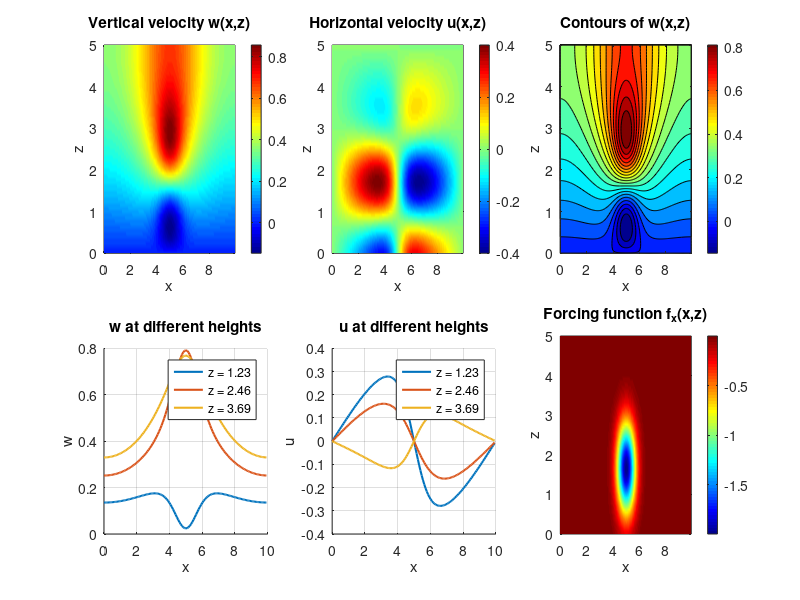

Write MATLAB code to recreate this figure. (Note: this script raises an error after producing the figure.)
% Wind Turbine Flow Solver - Tasks 4 & 5
% Spectral method in x, finite differences in z

clear; close all; clc;

%% Setup parameters
Lx = 10;          
H = 5;             
Nx = 128;          
Nz = 64;           
U0 = 1.0;          

dx = Lx / Nx;
dz = H / (Nz + 1);

x = linspace(0, Lx - dx, Nx);
z = linspace(0, H, Nz + 2);  % including ghost points

%% Define forcing - using gaussian to model turbine
x_turbine = Lx / 2;     
z_turbine = H / 3;       
sigma_x = 0.5;           
sigma_z = 0.8;           
amplitude = -2.0;        

[X, Z] = meshgrid(x, z);
fx = amplitude * exp(-((X - x_turbine).^2 / (2 * sigma_x^2) + ...
                       (Z - z_turbine).^2 / (2 * sigma_z^2)));

%% FFT in x-direction
fx_hat = fft(fx, [], 2) / Nx;  
w_hat = zeros(Nz + 2, Nx);

k = 2 * pi * [0:Nx/2, -Nx/2+1:-1] / Lx;

%% Main loop - solve for each wavenumber
for m = 1:Nx
    km = k(m);
    
    % Build matrix A - same as derived in task 3
    A = zeros(Nz + 2, Nz + 2);
    
    A(1, 1) = 1;  % bottom BC: w=0
    
    % interior poits
    for j = 2:Nz+1
        A(j, j-1) = 1;
        A(j, j) = -(2 + dz^2 * km^2);
        A(j, j+1) = 1;
    end
    
    % top BC: dw/dz = 0
    A(Nz+2, Nz) = -1;
    A(Nz+2, Nz+1) = 0;
    A(Nz+2, Nz+2) = 1;
    
    % RHS vector
    b = zeros(Nz + 2, 1);
    %b(1) = 0;
    
    for j = 2:Nz+1
        b(j) = dz * (fx_hat(j-1, m) - fx_hat(j+1, m)) / (2 * U0);
    end
    
    %b(Nz+2) = 0;
    
    % solve system
    w_hat(:, m) = A \ b;
end

%% inverse FFT to get w(x,z)
w = real(ifft(w_hat * Nx, [], 2));

%% Recover u from continuity: du/dx = -dw/dz
dwdz = zeros(Nz + 2, Nx);
for j = 2:Nz+1
    dwdz(j, :) = (w(j+1, :) - w(j-1, :)) / (2 * dz);
end
dwdz(1, :) = (w(2, :) - w(1, :)) / dz;
dwdz(Nz+2, :) = (w(Nz+2, :) - w(Nz+1, :)) / dz;

% FFT then integrate by dividing by ik
dwdz_hat = fft(dwdz, [], 2) / Nx;
u_hat = zeros(Nz + 2, Nx);
for m = 1:Nx
    if abs(k(m)) > 1e-10  
        u_hat(:, m) = 1i * dwdz_hat(:, m) / k(m);
    else
        u_hat(:, m) = 0;  
    end
end

u = real(ifft(u_hat * Nx, [], 2));

%% Plots
figure('Position', [100, 100, 1200, 800]);

subplot(2, 3, 1);
pcolor(X, Z, w);
shading interp;
colorbar;
xlabel('x');
ylabel('z');
title('Vertical velocity w(x,z)');
colormap(jet);

subplot(2, 3, 2);
pcolor(X, Z, u);
shading interp;
colorbar;
xlabel('x');
ylabel('z');
title('Horizontal velocity u(x,z)');
colormap(jet);

subplot(2, 3, 3);
contourf(X, Z, w, 20);
colorbar;
xlabel('x');
ylabel('z');
title('Contours of w(x,z)');

% plot w at a few different heights
subplot(2, 3, 4);
heights_idx = round([Nz/4, Nz/2, 3*Nz/4]) + 1;
hold on;
for idx = heights_idx
    plot(x, w(idx, :), 'LineWidth', 1.5, ...
         'DisplayName', sprintf('z = %.2f', z(idx)));
end
hold off;
xlabel('x');
ylabel('w');
title('w at different heights');
legend('Location', 'best');
grid on;

subplot(2, 3, 5);
hold on;
for idx = heights_idx
    plot(x, u(idx, :), 'LineWidth', 1.5, ...
         'DisplayName', sprintf('z = %.2f', z(idx)));
end
hold off;
xlabel('x');
ylabel('u');
title('u at different heights');
legend('Location', 'best');
grid on;

subplot(2, 3, 6);
pcolor(X, Z, fx);
shading interp;
colorbar;
xlabel('x');
ylabel('z');
title('Forcing function f_x(x,z)');
colormap(jet);

sgtitle('Wind Turbine Flow Simulation Results');

%% save
save('wind_turbine_results.mat', 'x', 'z', 'w', 'u', 'fx', 'X', 'Z','U0','Lx','H','x_turbine','z_turbine');
fprintf('Done!\n');
